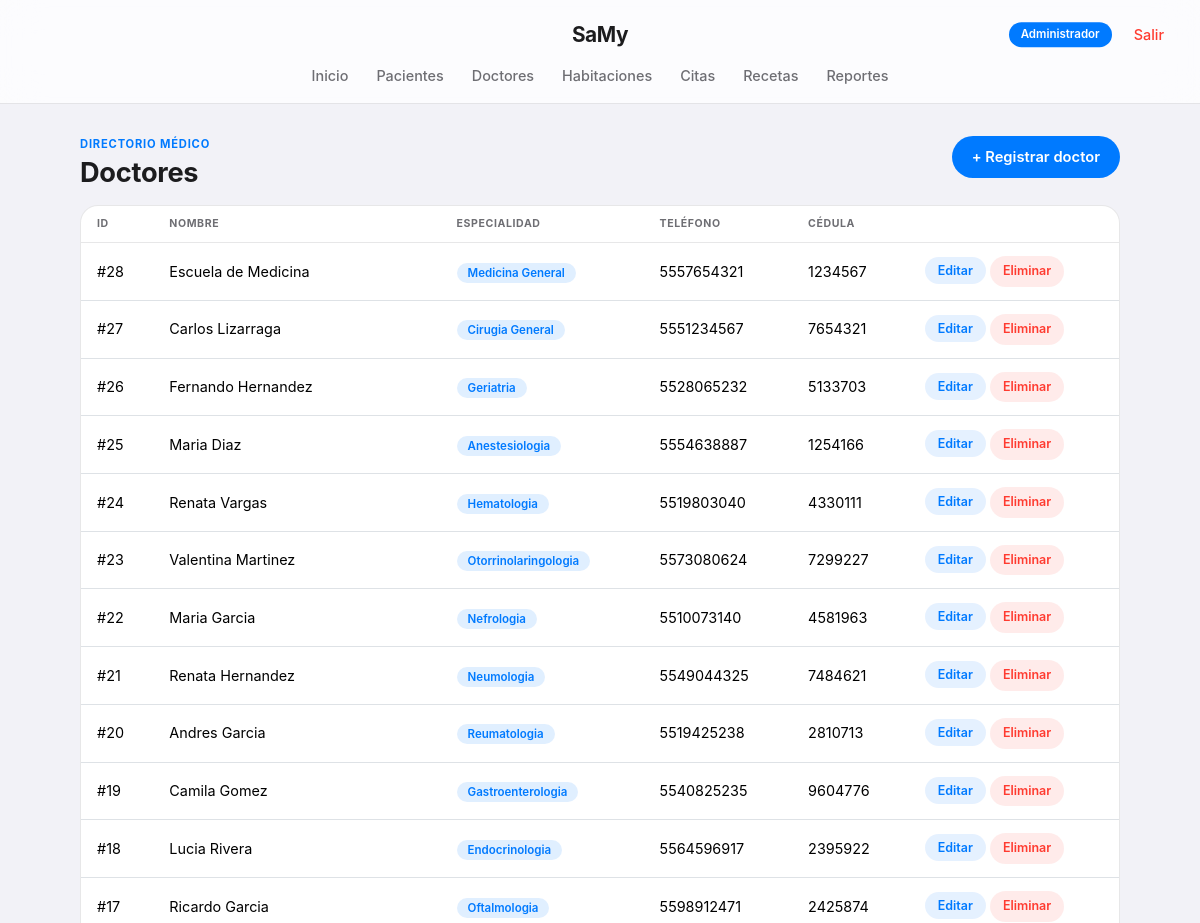
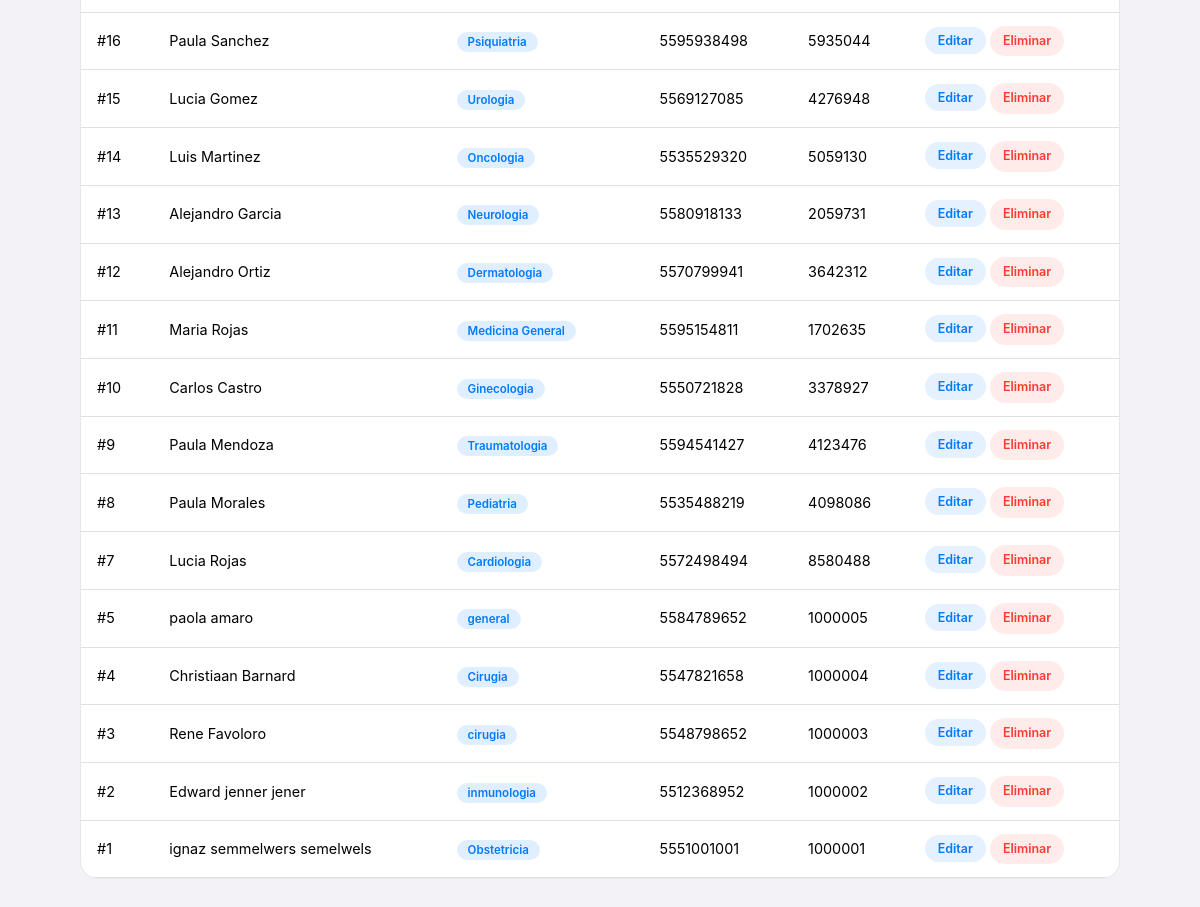
Screenshot of /doctores/listar.php (signed in) with the database file from the repository (2 pictures, top to bottom).
### tables this page shows
CREATE TABLE `doctores` (
  `id_doctor` int(11) NOT NULL,
  `nombre` varchar(60) NOT NULL,
  `apellido` varchar(60) NOT NULL,
  `especialidad` varchar(60) DEFAULT NULL,
  `telefono` varchar(15) DEFAULT NULL,
  `cedula_prof` varchar(20) DEFAULT NULL
);

### doctores/listar.php (the view, shortened to what this page needs)
<?php
require '../config.php';
$resultado = $conn->query("SELECT * FROM doctores ORDER BY id_doctor DESC");
$total = $resultado->num_rows;
?>
<!DOCTYPE html>
<html lang="es">
<head>
  <link href="https://cdn.jsdelivr.net/npm/bootstrap@5.3.3/dist/css/bootstrap.min.css" rel="stylesheet">
  <link rel="stylesheet" href="../css/style.css">
</head>
<body>
  <?php include '../includes/nav.php'; ?>
  <div class="page-wrap">
    <div class="d-flex justify-content-between align-items-start flex-wrap gap-2 mb-3">
      <div><div class="eyebrow">Directorio médico</div><h1 class="page-title mb-0">Doctores</h1></div>
      <a href="crear.php" class="btn btn-samy">+ Registrar doctor</a>
    </div>
    <div class="tabla-envoltorio">
      <table class="table tabla-samy mb-0">
        <thead><tr><th>ID</th><th>Nombre</th><th>Especialidad</th><th>Teléfono</th><th>Cédula</th><th></th></tr></thead>
        <tbody>
        <?php if ($total===0): ?>
          <tr><td colspan="6" class="text-center text-muted py-4">No hay doctores registrados.</td></tr>
        <?php else: while($d=$resultado->fetch_assoc()): ?>
          <tr>
            <td>#<?= $d['id_doctor'] ?></td>
            <td><?= htmlspecialchars($d['nombre'].' '.$d['apellido']) ?></td>
            <td><span class="pill pill-azul"><?= htmlspecialchars($d['especialidad']?:'—') ?></span></td>
            <td><?= htmlspecialchars($d['telefono']) ?></td>
            <td><?= htmlspecialchars($d['cedula_prof']) ?></td>
            <td>
              <a class="mini-accion mini-editar" href="editar.php?id=<?= $d['id_doctor'] ?>">Editar</a>
              <form action="eliminar.php" method="POST" class="d-inline" onsubmit="return confirm('¿Eliminar este doctor?');">
                <button class="mini-accion mini-eliminar">Eliminar</button>
              </form>
            </td>
          </tr>
        <?php endwhile; endif; ?>
        </tbody>
      </table>
    </div>
  </div>
</body>
</html>

### css/style.css (style rules this page uses)
:root { --ios-blue: #007AFF; --ios-blue-dark: #0062CC; --ios-green: #34C759; --ios-red: #FF3B30; --ios-orange: #FF9500; --ios-gray-bg: #F2F2F7; --ios-card: rgba(255,255,255,0.9); --ios-text: #1C1C1E; --ios-text-soft: #6E6E73; --ios-line: rgba(60,60,67,0.12); --ios-radius: 18px; --ios-radius-sm: 12px; }
* { -webkit-tap-highlight-color: transparent; }
body { font-family: -apple-system, BlinkMacSystemFont, "SF Pro Text", "Segoe UI", Roboto, Helvetica, Arial, sans-serif; background: var(--ios-gray-bg); color: var(--ios-text); -webkit-font-smoothing: antialiased; }
h1, h2, h3, .navbar-brand { font-family: -apple-system, BlinkMacSystemFont, "SF Pro Display", sans-serif; letter-spacing: -0.01em; }
.page-wrap { max-width: 1080px; margin: 0 auto; padding: 32px 20px 90px; }
.eyebrow { text-transform: uppercase; letter-spacing: 0.8px; font-size: 0.7rem; color: var(--ios-blue); font-weight: 700; }
h1.page-title { font-size: 1.7rem; font-weight: 700; margin: 4px 0 22px; color: var(--ios-text); }
.btn-samy, .btn-samy-outline { border: none; font-weight: 600; padding: 10px 20px; border-radius: 980px; font-size: 0.92rem; transition: transform .1s ease, opacity .15s ease; }
.btn-samy { background: var(--ios-blue); color: #fff; }
.tabla-envoltorio { background: #fff; border: 1px solid var(--ios-line); border-radius: var(--ios-radius); overflow: hidden; }
table.tabla-samy { margin-bottom: 0; }
table.tabla-samy thead th { background: transparent; color: var(--ios-text-soft); text-transform: uppercase; font-size: 0.66rem; letter-spacing: 0.6px; font-weight: 700; padding: 10px 16px; border-bottom: 1px solid var(--ios-line); }
table.tabla-samy tbody td { padding: 13px 16px; border-top: 1px solid var(--ios-line); font-size: 0.9rem; vertical-align: middle; }
table.tabla-samy tbody tr { transition: background .12s; }
.pill { padding: 3px 11px; border-radius: 980px; font-size: 0.72rem; font-weight: 600; }
.pill-azul { background: rgba(0,122,255,0.12); color: var(--ios-blue); }
.mini-accion { font-size: 0.78rem; padding: 6px 13px; border-radius: 980px; text-decoration: none; font-weight: 600; }
.mini-editar { background: rgba(0,122,255,0.1); color: var(--ios-blue); }
.mini-eliminar { background: rgba(255,59,48,0.1); color: var(--ios-red); border: none; }
.page-wrap { animation: fadeIn .3s ease both; }
.page-title, .eyebrow { animation: fadeInUp .35s ease both; }
table.tabla-samy tbody tr { animation: fadeInUp .3s ease both; }
table.tabla-samy tbody tr:nth-child(1) { animation-delay: .02s; }
table.tabla-samy tbody tr:nth-child(2) { animation-delay: .05s; }
table.tabla-samy tbody tr:nth-child(3) { animation-delay: .08s; }
table.tabla-samy tbody tr:nth-child(4) { animation-delay: .11s; }
table.tabla-samy tbody tr:nth-child(5) { animation-delay: .14s; }
table.tabla-samy tbody tr:nth-child(n+6) { animation-delay: .16s; }
.btn-samy, .btn-samy-outline, .mini-accion { transition: transform .12s cubic-bezier(.34,1.56,.64,1), background .15s ease, opacity .15s ease; }

### rows the page displays
doctores: id_doctor "28", nombre+apellido "Escuela de Medicina", especialidad "Medicina General", telefono "5557654321", cedula_prof "1234567"
doctores: id_doctor "27", nombre+apellido "Carlos Lizarraga", especialidad "Cirugia General", telefono "5551234567", cedula_prof "7654321"
doctores: id_doctor "26", nombre+apellido "Fernando Hernandez", especialidad "Geriatria", telefono "5528065232", cedula_prof "5133703"
doctores: id_doctor "25", nombre+apellido "Maria Diaz", especialidad "Anestesiologia", telefono "5554638887", cedula_prof "1254166"
doctores: id_doctor "24", nombre+apellido "Renata Vargas", especialidad "Hematologia", telefono "5519803040", cedula_prof "4330111"
doctores: id_doctor "23", nombre+apellido "Valentina Martinez", especialidad "Otorrinolaringologia", telefono "5573080624", cedula_prof "7299227"
doctores: id_doctor "22", nombre+apellido "Maria Garcia", especialidad "Nefrologia", telefono "5510073140", cedula_prof "4581963"
doctores: id_doctor "21", nombre+apellido "Renata Hernandez", especialidad "Neumologia", telefono "5549044325", cedula_prof "7484621"
doctores: id_doctor "20", nombre+apellido "Andres Garcia", especialidad "Reumatologia", telefono "5519425238", cedula_prof "2810713"
doctores: id_doctor "19", nombre+apellido "Camila Gomez", especialidad "Gastroenterologia", telefono "5540825235", cedula_prof "9604776"
doctores: id_doctor "18", nombre+apellido "Lucia Rivera", especialidad "Endocrinologia", telefono "5564596917", cedula_prof "2395922"
doctores: id_doctor "17", nombre+apellido "Ricardo Garcia", especialidad "Oftalmologia", telefono "5598912471", cedula_prof "2425874"
doctores: id_doctor "16", nombre+apellido "Paula Sanchez", especialidad "Psiquiatria", telefono "5595938498", cedula_prof "5935044"
doctores: id_doctor "15", nombre+apellido "Lucia Gomez", especialidad "Urologia", telefono "5569127085", cedula_prof "4276948"
doctores: id_doctor "14", nombre+apellido "Luis Martinez", especialidad "Oncologia", telefono "5535529320", cedula_prof "5059130"
doctores: id_doctor "13", nombre+apellido "Alejandro Garcia", especialidad "Neurologia", telefono "5580918133", cedula_prof "2059731"
doctores: id_doctor "12", nombre+apellido "Alejandro Ortiz", especialidad "Dermatologia", telefono "5570799941", cedula_prof "3642312"
doctores: id_doctor "11", nombre+apellido "Maria Rojas", especialidad "Medicina General", telefono "5595154811", cedula_prof "1702635"
doctores: id_doctor "10", nombre+apellido "Carlos Castro", especialidad "Ginecologia", telefono "5550721828", cedula_prof "3378927"
doctores: id_doctor "9", nombre+apellido "Paula Mendoza", especialidad "Traumatologia", telefono "5594541427", cedula_prof "4123476"
doctores: id_doctor "8", nombre+apellido "Paula Morales", especialidad "Pediatria", telefono "5535488219", cedula_prof "4098086"
doctores: id_doctor "7", nombre+apellido "Lucia Rojas", especialidad "Cardiologia", telefono "5572498494", cedula_prof "8580488"
doctores: id_doctor "5", nombre+apellido "paola amaro", especialidad "general", telefono "5584789652", cedula_prof "1000005"
doctores: id_doctor "4", nombre+apellido "Christiaan Barnard", especialidad "Cirugia", telefono "5547821658", cedula_prof "1000004"
doctores: id_doctor "3", nombre+apellido "Rene Favoloro", especialidad "cirugia", telefono "5548798652", cedula_prof "1000003"
doctores: id_doctor "2", nombre+apellido "Edward jenner jener", especialidad "inmunologia", telefono "5512368952", cedula_prof "1000002"
doctores: id_doctor "1", nombre+apellido "ignaz semmelwers semelwels", especialidad "Obstetricia", telefono "5551001001", cedula_prof "1000001"

### other values shown
$rolActual "Administrador"
